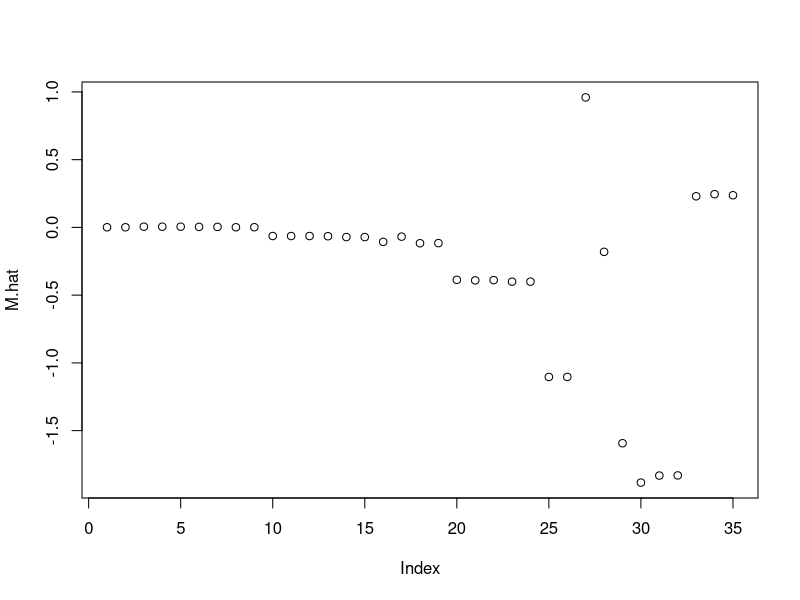
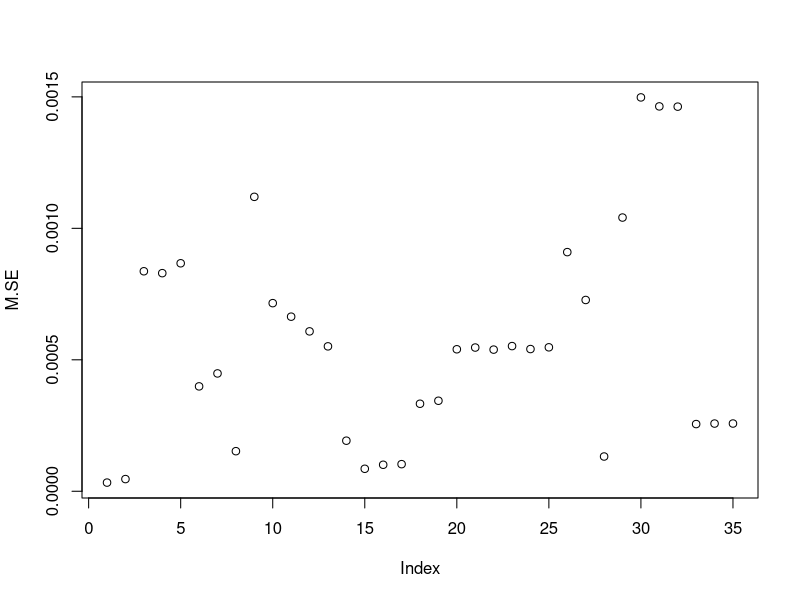

Generate these figures, in order, with R:
# bn_replication
# 
# This script replicates the study by Blomquist and Newey (2002 ECMA). We simulate budget set
# and hours data assuming one kink in the budget set. The kink is due to an income tax effective 
# above a certain threshold income (no tax below the kink). First we assume Cobb-Douglas preferences,
# second we assume isoelastic utility. Then we estimate the labor supply function via sieve LS. We 
# then estimate the supply response to a counterfactual tax rate change policy.
#
# Authors: Jackson Bunting, Attila Gyetvai
# jackson.bunting@duke.edu, attila.gyetvai@duke.edu
#
# Feb 28, 2017


#### Initialization ####
rm(list = ls())

#### Simulating budget set data ####

n <- 1000    # Number of obs

# w: Wage rate; slope
w     <- matrix(NA, nrow=n, ncol=2)
w.m   <- 40    # Mean of w
w.v   <- 20    # Var of w
w.min <- 10    # Minimum wage rate
w[,1] <- pmax(w.min, rnorm(n, w.m, w.v))

# y: Nonlabor income; intercept
y     <- matrix(NA, nrow=n, ncol=2)
y.m   <- 4     # Mean of y
y.v   <- .5    # Var of y
y.min <- 0     # Minimum nonlabor income
y[,1] <- pmax(y.min, rnorm(n, y.m, y.v))

# Kink
b.k <- 20                 # Income level at kink
t.k <- .3                 # Tax rate above kink
b.f <- y[,1] + w[,1]*1    # Budget if use entire time endowment for work
i.k <- b.f>=b.k           # Indicator of kink

# Hours at the kink
l      <- rep(1, n)
l[i.k] <- (b.k-y[i.k,1])/w[i.k,1]

# Wage rate above the kink
w[,2]     <- w[,1]
w[i.k,2]  <- (1-t.k) * w[i.k,1]

# Hypothetical nonlabor income for segment above the kink
y[,2]    <- y[,1]
y[i.k,2] <- b.k - w[i.k,2]*l[i.k]


#### Labor supply -- Cobb-Douglas preferences ####

# v: Cobb-Douglas parameter, drawn from U[0, 1/2]
v.min <- 0
v.max <- .5
v     <- runif(n, v.min, v.max)

# Functions from Blomquist and Newey (2002)
pi.fn     <- function(y,w,v){ 1 - v - v*y/w }    # Labor supply
pi.bar.fn <- function(y,w)  { 3/4 - y/(4*w) }    # Integrating v out
pi.inv.fn <- function(y,w,l){ w*(1-l)/(w+y) }    # Inverse of pi wrt v
mu.fn     <- function(y,w,l){ pmin(w/(w+y)*(1-l)^2, 3/4 - y/(4*w) - l/2) }

# Actual hours
h.1  <- pmin(pmax(0, pi.fn(y[,1], w[,1], v)), 1)
h.2  <- pmin(pmax(0, pi.fn(y[,2], w[,2], v)), 1)
# Bunching at the kink
i.l1      <- h.1 >= l
i.l2      <- h.2 <= l
h.1[i.l1] <- l[i.l1]
h.2[i.l2] <- l[i.l2]

c.1  <- y[,1] + w[,1]*h.1
c.2  <- y[,2] + w[,2]*h.2
U.1  <- c.1^(1-v)*(1-h.1)^v
U.2  <- c.2^(1-v)*(1-h.2)^v
i.U  <- U.2>=U.1

h       <- matrix(NA, nrow=n, ncol=1)
h[i.U]  <- h.2[i.U]
h[!i.U] <- h.1[!i.U]
eps     <- rnorm(n, 0, 0.5)
h       <- pmax(pmin(h+eps, 1), 0)

# Conditional expectation of hours
pi.bar <- pi.bar.fn(y[,2], w[,2])
mu.1   <- mu.fn(y[,1], w[,1], l)
mu.2   <- mu.fn(y[,2], w[,2], l)
h.bar  <- pi.bar + mu.1 - mu.2


##### Estimation routine #####

# Generating basis
d.max <- 20    # Maximum degree of polynomial considered

P.fn.base <- function(y, w, l){
  P <- rep(1, n)
  # Adds columns in order of degree
  for (i in 1:d.max){
    P.temp <- cbind(poly(cbind(y[,1], w[,1]), degree=i, raw=T)[1:n,], 
              - poly(cbind(y[,2], w[,2], l), degree=i, raw=T)[1:n,]
              + poly(cbind(y[,1], w[,1], l), degree=i, raw=T)[1:n,])
    head(P.temp)
    P <- cbind(P, P.temp[,!(colnames(P.temp) %in% colnames(P))])
  }
  P
}

# Constructing lin ind P matrix (li is index lin ind columns)
P.fn <- function(y, w, l){
  P    <- P.fn.base(y, w, l)
  li   <- 1
  P.li <- matrix(P[,1])
  
  for (i in 2:ncol(P)){
    P.temp <- cbind(P.li[,which(li<i)], P[,i], P.li[,which(li>i)])
    colnames(P.temp)[max(max(which(li<i) + 1),1)] <- colnames(P)[i]
    # Near-multicollinearity is a problem. The first 'if' ensures matrix invertibility; 
    # the second 'if' prevents the values from being too big for the computer. More here:
    # http://stackoverflow.com/questions/38553336/get-wrong-inverse-matrix-from-both-solve-and-ginv-functions
    if (ncol(P.temp) == qr(P.temp)$rank ) {
    # if ( ncol(t(P.temp) %*% P.temp) == qr(t(P.temp) %*%P.temp)$rank ) {
      P.li <- P.temp
      li <- sort(c(li,i))
    }
  }
  P.li
}
P <- P.fn(y,w,l)
ncol(P)

# Sieve regression
library(MASS)
# beta <- function(K) {ginv(t(P[,1:K]) %*% P[,1:K]) %*% t(P[,1:K]) %*% h}
beta <- function(K) {matrix(lm(h ~ P[,1:K]-1)$coefficients,ncol=1)}    # Alternative OLS coefs
hhat <- function(K) {P[,1:K] %*% beta(K)}

# Leave-one-out CV
# betaLOO <- function(K, i) {ginv(t(P[-i,1:K]) %*% P[-i,1:K]) %*% t(P[-i,1:K]) %*% h[-i]}
betaLOO <- function(K, i) {matrix(lm(h[-i]~P[-i,1:K]-1)$coefficients,ncol=1)}
ghatLOO <- function(K, i) {P[i,1:K] %*% betaLOO(K, i)}

SSE <- function(K){
  temp <- matrix(NA, nrow=n, ncol=1)
  P_l  <- P[,1:K]
  ghat <- matrix(sapply(1:n, ghatLOO, K=K), ncol=1)
  temp <- (h-ghat)^2 / (1-diag(P_l %*% ginv(t(P_l) %*% P_l) %*% t(P_l)))^2
  sum(temp)
}

CV <- function(K){1 - SSE(K) / sum((h-mean(h))^2)}


#### Running estimation ####

SieveReg <- function (K.max, plotfilename) {
  # This function implements the sieve regression routine outlined above. K.max is the
  # max number of polynomials (not degree!) considered, plotfilename is the name of the
  # saved .pdf file of the CDF of results.
  t.start <- Sys.time ()    # Timer on
  CV.mat  <- matrix(sapply(1:K.max,CV), ncol=1)
  CV.opt  <- max(CV.mat)
  K.opt   <- which.max(CV.mat)
  t.end   <- Sys.time () - t.start    # Timer off
  
  pdf(file = paste(plotfilename, '.pdf', sep=''))
  plot(ecdf(h), col="GREEN")                            # CDF of h
  lines(ecdf(P[,1:K.opt] %*% beta(K.opt)), col="BLUE")  # CDF of h.hat
  lines(ecdf(h.bar), col="RED")                         # CDF of h.bar
  dev.off()
  
  return(list(CV.mat, CV.opt, K.opt, t.end))
}
results1 <- SieveReg(20, 'fig_CD')


#### Labor supply -- isoelastic utility ####
# v now represents measurement error
v.m <- 0
v.v <- 1
v   <- runif(n, v.m, v.v)

a  <- 4/3    # Utility fn param; alpha in the write-up is 1/a = 3/4

# Functions from Blomquist and Newey (2002)
pi        <- function(y,w,v) { pmax(0, ((w)^a - (y*v)) / (w^a+w)) }    # Labor supply
pi.bar.fn <- function(y,w)   { 1/(w^a+w)*((w^a-y/2)^(w^a/y >= 1))*
                              ((w^(a*2)/(y*2))^(w^a/y < 1)) }          # Integrating v out
#pi.inv.fn <- function(y,w,l) { (w^2 - l*(w^2+w)/y) * (l>0)}            # Inverse of pi wrt v
pi.inv.fn <- function(y,w,l) { ((w^a - l*(w^a+w))/y) * (l>0)}            # Inverse of pi wrt v
# Notice: inverse not well defined on some part of domain, mu.fn accounts for this
mu.fn     <- function(y,w,l) { 
  0 * (0 >= (w^a-l*(w^a+w))/y ) +
  (w^(2*a)-2*l*w^a*(w^a+w) + l^2*(w^a+w)^2)/(2*y*(w^a+w)) * (1 >= (w^a-l*(w^a+w))/y &(w^a-l*(w^a+w))/y >= 0) +
  ((w^(a)-1/2*y)/(w^a+w)-l) * ((w^a-l*(w^a+w))/y >= 1) 
}

# Simulated hours
h.bar.fn <- function(y,w,l){ pi.bar.fn(y[,2],w[,2]) + mu.fn(y,w,rep(l))[,1] - mu.fn(y,w,rep(l))[,2]}
h.bar    <- h.bar.fn(y,w,l)
h.1 <- pi(y[,1],w[,1],v)
h.2 <- pi(y[,2],w[,2],v)+1e-6
h.k <- l
h <- cbind(h.1,h.2,h.k)
a <- 1/a
u.1 <- 1/(1-a)*((y[,1]+h.1*w[,1])^(1-a) + (1-h.1)^(1-a))
u.2 <- 1/(1-a)*((y[,2]+h.2*w[,2])^(1-a) + (1-h.2)^(1-a))+1e-6
u.k <- 1/(1-a)*((y[,2]+h.k*w[,2])^(1-a) + (1-h.k)^(1-a))
u <- cbind(u.1,u.2,u.k)

h <- apply((pmax(u.1,u.2,u.k)==cbind(u.1,u.2,u.k))*h, 1, sum)
# sum(h==h.k)
# sum(h==h.1)
# sum(h==h.2)
# plot(l,h)

# Basis
P <- P.fn(y,w,l)
ncol(P)

# Estimation
results2 <- SieveReg(30, 'fig_iso')

#### Policy simulation ####
# .a is for `after', .b is for `before'
P.b <- P
y.a <- y
w.a <- w
l.a <- l

# Minimum wage: new budget sets
w.a[w.a<=(mean(w.a)*.4)] <- mean(w.a)*.4
l.a                      <- pmin(1, (b.k)/w.a[,1])

# Generating new basis
K.opt <- as.integer(results2[3])
K.pol <- K.opt+10

P.a <- P.fn.base(y.a,w.a,l.a)
P.a <- cbind(rep(1,n), P.a[,colnames(P.a) %in% colnames(P)])

P.b.mean <- apply(P.b, 2, mean)
P.a.mean <- apply(P.a, 2, mean)

# These functions follow B&N section 3.4
B            <- function(K){ matrix(P.b.mean[1:K], nrow=K) }
D            <- function(K){ matrix(P.a.mean[1:K], nrow=K) - B(K)}
theta.fn     <- function(K){ (t(D(K)) %*% beta(K)) / (t(B(K)) %*% beta(K)) }
C            <- function(K){ (D(K) - rep(theta.fn(K))* B(K)) / rep(t(B(K)) %*% beta(K)) }
Q.hat.fn     <- function(K){ t(P.b[,1:K]) %*% P.b[,1:K]/n }
Sigma.hat.fn <- function(K){
  x <- array(NA, dim=c(K,K,n))
  for(i in 1:n){ t(t(P[i,1:K])) %*% t(P[i,1:K]) -> x[,,i] }
  x <- x * rep( (h-P.b[,1:K] %*% beta(K))^2, each=K*K)/rep(n)
  apply(x, c(1,2), sum)
}
SE.m.fn       <- function(K){
  sqrt( t(C(K)) %*% ginv(Q.hat.fn(K)) %*% Sigma.hat.fn(K) %*% ginv(Q.hat.fn(K)) %*% C(K) /rep(n))
}

M.hat <- sapply(3:K.pol, theta.fn)
M.SE  <-sapply(3:K.pol, SE.m.fn)
plot(M.hat)
plot(M.SE)

Additional.term <- colnames(P)[3:K.pol]
CV <- round(results2[[1]][3:K.pol],4)
K <- 3:K.pol

library(xtable)
table1 <- xtable(cbind(K,Additional.term,CV,round(cbind(M.hat,M.SE),4)),label=NULL)
print.xtable(table1, type="latex", file="table1.tex", include.rownames=FALSE )


#### END OF CODE ####


